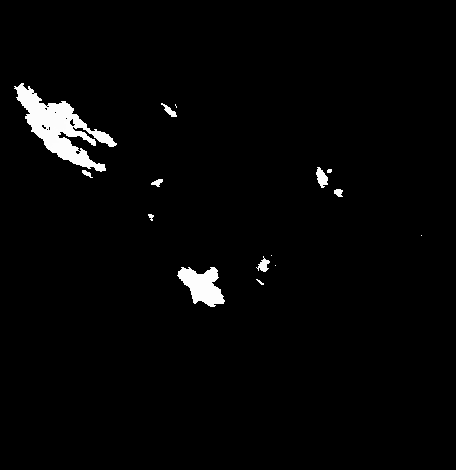
#> input picture toydata/Global_fire_atlas_dobcrop.tif, 456 x 470 px; its folder holds 4 pictures in this run; the run also reads 1 picture not shown here
$ jupyter execute --allow-errors Data_Processing_for_CNN.ipynb   (shell and % lines are left out)
#> lines starting #> are read from the running program, lines starting #| are printed output that depends on the picture; after the words box and inside, x2 and y2 are one past the last pixel; in counts of white or black regions, pixels touching at a corner belong together
[cell 1]
# Load packages
import boto3
import io
import csv
import math
import numpy as np
import os
import pandas as pd
import pickle
import random

from datetime import datetime as dt
from matplotlib import pyplot as plt
from PIL import Image

## Variables and Hyperparameters

[cell 2]
###############
## VARIABLES ##
###############

# name of directory with fire tif files
tif_directory = "toydata"

# name of directory with weather data
weather_directory = 'weather_data'

# name of fire direction file
direction_file = 'Global_fire_atlas_dircrop'

# name of fire speed file
speed_file = 'Global_fire_atlas_speedcrop'

# weather and fire data to include in model
rainint = True
raintot = False
high_t = True
low_t = True
humidity = True
wind_speed = True
wind_direction = True
cloud_cover = False
fire_direction = True
fire_speed = True

weather_variables = {
    'rainint': rainint,
    'raintot': raintot,
    'High T': high_t,
    'Low T': low_t,
    'Humidity': humidity,
    'Wind Speed': wind_speed,
    'Wind Direction': wind_direction,
    'Cloud Cover': cloud_cover,
    'Fire Direction': fire_direction,
    'Fire Speed': fire_speed
}

weather_vars = []

for k, v in weather_variables.items():
    if v == True:
        weather_vars.append(k)

#####################
## HYPERPARAMETERS ##
#####################

# scale the weather data - yea or nay
normalized_weather = True

# the desired height and width (in pixels) of the matrix to feed into the CNN
# 1 pixel side = 500 meters = 0.310686 miles
matrix_dim = 32

# multiplier for amount of zero-labeled data we want to add to dataset
labeled_multiplier = 4

## Dataset Preprocessing Pipeline

### Fire Dataset Preprocessing Functions

[cell 3]
# [59 lines left out: function data_processing, not called in this run]

[cell 4]
# [34 lines left out: function create_one_hot_matrices, not called in this run]

[cell 5]
# [42 lines left out: function create_day_pairs, not called in this run]

[cell 6]
def process_fire_data_tiff(directory, file):
    '''
    Process the fire data in the supplied tiff file and return a dictionary of key day of year and value a matrix
    making up the attribute of that tiff file

    Args:
        - directory: name of directory of supplemental data
        - file: name of tiff file of supplemental data to add to model
    Returns:
        - fire_data_dict: a dictionary where the key is "fire_id" and the value is a matrix of pixels
        triggered by the attribute of interest
    '''

    path = os.path.abspath(directory)

    tiff_files = []

    for f in os.listdir(path):
        if f.endswith('.tif'):
            tiff_files.append(path + '/' + f)

    tiff_dict = {}

    # dictionary of tiff files
    for f in tiff_files:
        k = f.split('/')[-1].split('.tif')[0]
        tiff_dict[k] = f

    # convert day of burn tif to np array
    fire_dob = Image.open(tiff_dict['Global_fire_atlas_dobcrop'])
    fire_dob = np.array(fire_dob)
    fire_dob[fire_dob == -9999] = 0

    # convert tif of interest to np array
    fire_data_mat = Image.open(tiff_dict[file])
    fire_data_mat = np.array(fire_data_mat)
    fire_data_mat[fire_data_mat == -9999] = 0

    # get list of unique days of burn
    days_of_burn = list(np.unique(fire_dob))

    # remove 0 from days of burn because it does not denote a fire
    days_of_burn.remove(0)

    # get dict with key value pairs of fire_id and an empty dict
    fire_data_dict = {}

    for idx in days_of_burn:
        idx = int(idx)

        mask = (fire_dob == idx)
        mask = mask.astype(int)

        values = np.multiply(mask, fire_data_mat)

        idx = str(idx)
        fire_data_dict[idx] = {}
        fire_data_dict[idx]['Fire Direction'] = values


    return fire_data_dict

[cell 7]
def process_fire_data_png(directory, file):
    '''
    Process the fire data in the supplied png file and return a dictionary of key day of year and value a matrix
    making up the attribute of that png file

    Args:
        - directory: name of directory of supplemental data
        - file: name of png file of supplemental data to add to model
    Returns:
        - fire_data_dict: a dictionary where the key is "fire_id" and the value is a matrix of pixels
        triggered by the attribute of interest
    '''
#> called with directory = 'toydata', file = 'Global_fire_atlas_speedcrop'

    path = os.path.abspath(directory)

    tiff_files = []
    png_files = []

    for f in os.listdir(path):
        if f.endswith('.tif'):
            tiff_files.append(path + '/' + f)

    for f in os.listdir(path):
        if f.endswith('.png'):
            png_files.append(path + '/' + f)

    tiff_dict = {}
    png_dict = {}

    # dictionary of tiff files
    for f in tiff_files:
        k = f.split('/')[-1].split('.tif')[0]
        tiff_dict[k] = f

    for f in png_files:
        k = f.split('/')[-1].split('.png')[0]
        png_dict[k] = f

    # convert day of burn tif to np array
    fire_dob = Image.open(tiff_dict['Global_fire_atlas_dobcrop'])
#> fire_dob is the input picture: PIL image 456x470 I; min -9999, max 304, mean -9767.4
    fire_dob = np.array(fire_dob)
    fire_dob[fire_dob == -9999] = 0
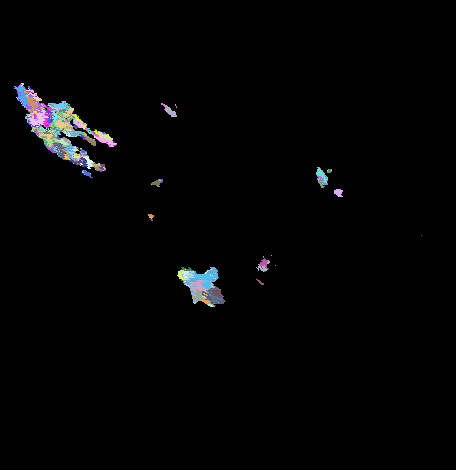
#> fire_dob: shape (470, 456) int32; 97 distinct labels, from 0 to 304; one colour per label, 0 black

    # convert png of interest to np array
    fire_data_mat = Image.open(png_dict[file])
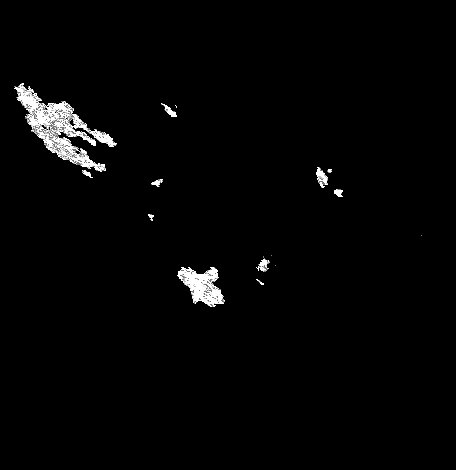
#> input picture toydata/Global_fire_atlas_speedcrop.png, 456 x 470 px
#> fire_data_mat is the input picture: PIL image 456x470 P; min 0, max 255, mean 5
    fire_data_mat = np.array(fire_data_mat)
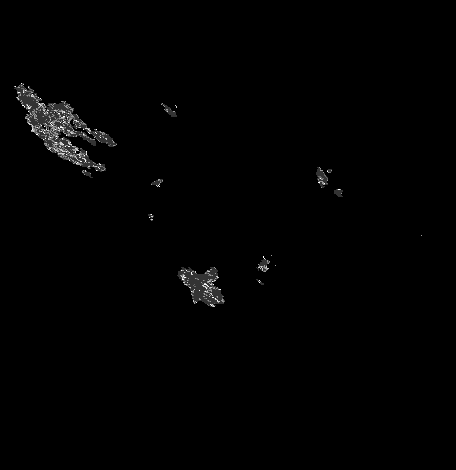
#> fire_data_mat: shape (470, 456); min 0, max 5, mean 0.0385; drawn with min black and max white
    fire_data_mat[fire_data_mat == -9999] = 0

    # get list of unique days of burn
    days_of_burn = list(np.unique(fire_dob))
#> days_of_burn = 97 values from 0 to 304

    # remove 0 from days of burn because it does not denote a fire
    days_of_burn.remove(0)

    # get dict with key value pairs of fire_id and an empty dict
    fire_data_dict = {}

    for idx in days_of_burn:
        idx = int(idx)

        mask = (fire_dob == idx)
        mask = mask.astype(int)

        values = np.multiply(mask, fire_data_mat)

        idx = str(idx)
        fire_data_dict[idx] = {}
        fire_data_dict[idx]['Fire Speed'] = values
#> this loop made 96 passes
#> idx on passes 1 to 12: '100', '105', '140', '142', '143', '144', '145', '146', '147', '148', '154', '155'
#> pass 1, in process_fire_data_png, `mask = (fire_dob == idx)`:
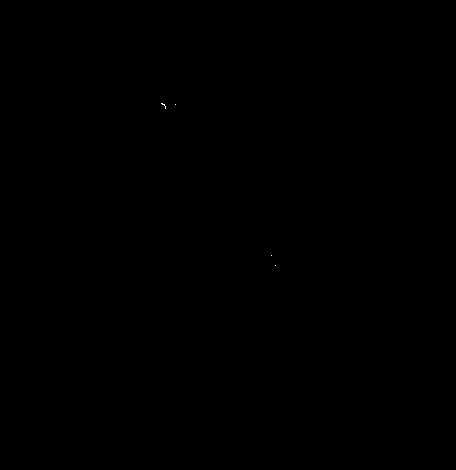
#> mask: shape (470, 456) bool; 0.01% white in thin lines or dots, all inside (x1, y1, x2, y2) = (161, 103, 276, 266)
#> after the loop: mask: shape (470, 456) int64; values 0 (black) and 1 (white), 0% white in thin lines or dots, all inside (x1, y1, x2, y2) = (327, 170, 332, 171)
#> after the loop, fire_data_dict = 96 items


    return fire_data_dict

[cell 8]
def combine_dicts(dict_1, dict_2):
    '''
    A helper function to combine the values of two dictionaries that have the same keys.

    Args:
        - dict_1: a dictionary of key day of year, and value a dictionary of key fire attribute and value a matrix
        denoting where that attribute is triggered
        - dict_2: a dictionary of key day of year, and value a dictionary of key fire attribute and value a matrix
        denoting where that attribute is triggered
    Returns:
        - dict_2: combined dictionary of dict_1 and dict_2
    '''

    for k, v in dict_1.items():
        for att, mat in v.items():
            dict_2[k][att] = mat

    return dict_2

### Weather Data Preprocessing Functions

[cell 9]
def create_weather_dict(directory, normalized_weather, weather_vars, fire_data_dict):
    '''
    Create a dictionary of weather data from a pickled file
    Args:
        - directory: path to weather pickle file
        - normalized_weather: True/False to scale using max value
        - weather_vars: list of weather variables to include in model
    Returns:
        - weather_data: dictionary of key (day of year) and value (dictionary of key (weather parameter)
        and value (matrix of value for each pixel))
        - max_values: a list of max values for each weather feature to use to normalize data
    '''

    path = os.path.abspath(directory)

    weather_file = ''

    for f in os.listdir(path):
        if f.endswith('.pickle'):
            weather_file = path + '/' + f

    weather = pd.read_pickle(weather_file)

    weather_dict = {}

    for k, v in weather.items():
        weather_dict[k] = {}

        for att, matrix in v.items():
            if att in weather_vars:

                # scale to kelvin
                if att in ['High T', 'Low T']:
                    mat = np.nan_to_num(matrix)
                    mat += 273.15
                    weather_dict[k][att] = mat
                else:
                    mat = np.nan_to_num(matrix)
                    weather_dict[k][att] = mat

    weather_data = {}

    for k, v in weather_dict.items():
        doy = dt.strptime(k, "%Y-%m-%d").strftime("%j")
        weather_data[doy] = v

    # add in fire direction and speed
    for k, v in fire_data_dict.items():
        for att, mat in v.items():
            weather_data[k][att] = mat

    # scale weather data
    vals = list(weather_data.values())[0]
    weather_atts = list(vals.keys())
    max_values = dict.fromkeys(weather_atts, 0)

    if normalized_weather == True:

        for k, v in weather_dict.items():

            for weather_att, matrix in v.items():
                max_val = matrix.max()
                if max_val > max_values[weather_att]:
                    max_values[weather_att] = max_val

    return weather_data, max_values

[cell 10]
# [42 lines left out: function fetch_weather_data, not called in this run]

### Prep Dataset for CNN functions

[cell 11]
# [43 lines left out: function balance_dataset, not called in this run]

[cell 12]
# [52 lines left out: function create_labeled_data, not called in this run]

[cell 13]
# [35 lines left out: function prep_dataset_for_cnn, not called in this run]

### Run Data Preprocessing Pipeline

[cell 14]
# run the datat preprocessing pipeline

# get fire speed data
fire_speed_data_dict = process_fire_data_png(tif_directory, speed_file)
#> fire_speed_data_dict = 96 items

# get fire direction data
fire_dir_data_dict = process_fire_data_tiff(tif_directory, direction_file)
#> in process_fire_data_tiff, `fire_data_mat[fire_data_mat == -9999] = 0`:
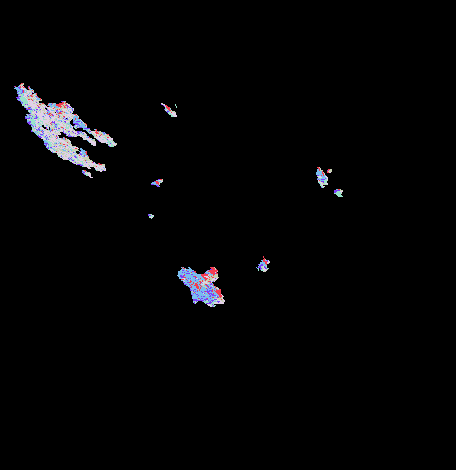
#> fire_data_mat: shape (470, 456) int32; 7 distinct labels, from 0 to 8; one colour per label, 0 black
#> in process_fire_data_tiff, `days_of_burn = list(np.unique(fire_dob))`: days_of_burn = 97 values from 0 to 304
#> the loop in process_fire_data_tiff, `for idx in days_of_burn:` made 96 passes
#> after the loop in process_fire_data_tiff, `for idx in days_of_burn:`: fire_data_dict = 96 items
#> fire_dir_data_dict = 96 items

# combine fire speed and fire direction datasets
fire_data_dict = combine_dicts(fire_speed_data_dict, fire_dir_data_dict)
#> the loop in combine_dicts, `for k, v in dict_1.items():` made 96 passes
#> fire_data_dict = 96 items

# create weather dict and combine with fire speed and fire direction
#> (the rest of this cell did not finish here and is left out)


# return matrices of which pixels belong to which fire and which day of the year the pixel was on fire
fire_data_dict, fireline = data_processing(tif_directory)

# create matrices for each fire_id that show were the fire was on a given day during the year
fire_data_dict = create_one_hot_matrices(fire_data_dict, fireline)

# create a list of sets where the first value is where the fire was on a given day and the second value is where
# the fire was on the following day
small_dataset = create_day_pairs(fire_data_dict)

# create a list of sets where the first value is a matrix of pixels on a given day and the second value denotes
# whether there was fire in the center pixel on the following day
data = create_labeled_data(small_dataset, matrix_dim, labeled_multiplier)

# takes data pairs and returns fire data, weather data, and output labels
fire, weather, Y = prep_dataset_for_cnn(data, matrix_dim)

### Save Data to S3

[cell 15]
# [20 lines left out: function save_array_to_s3, not called in this run]

#> (a cell that did not finish here is left out)

[cell 17]
print(fire_data_dict)
#> (printed output is left out)
